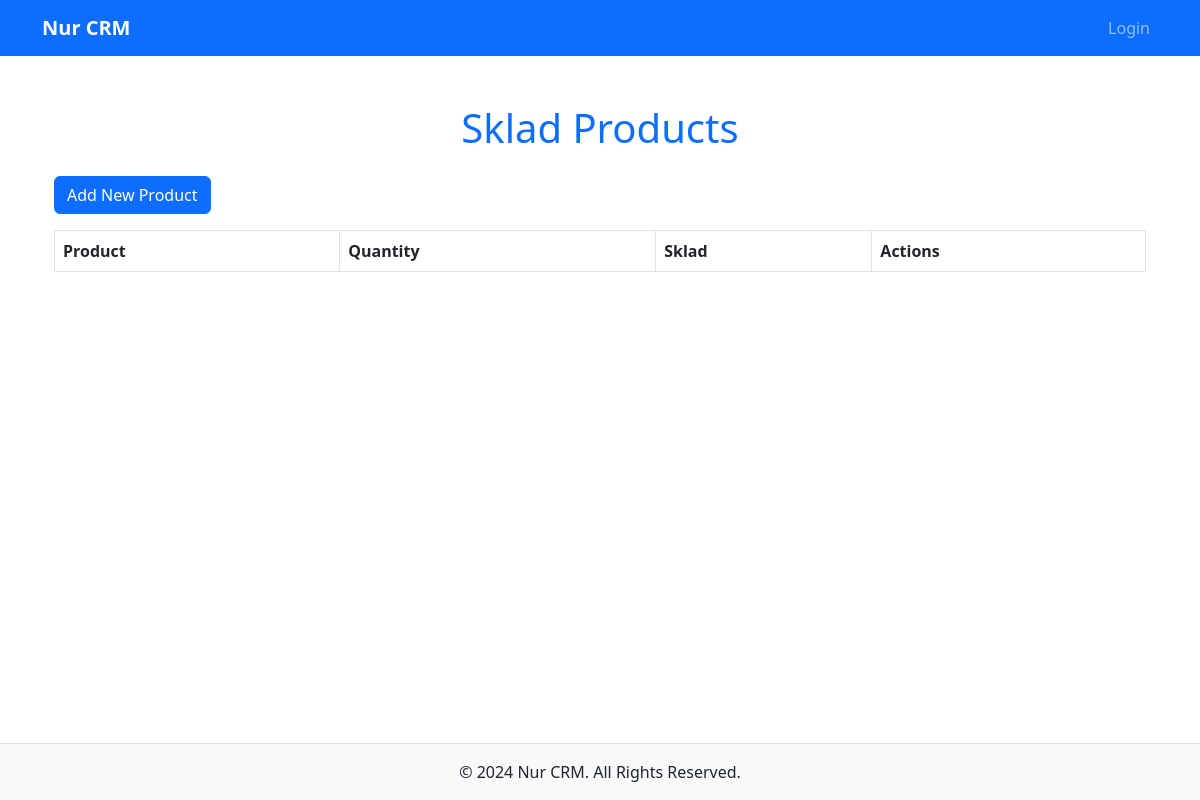
Before: /nur/sklad-products/ with the older database file.
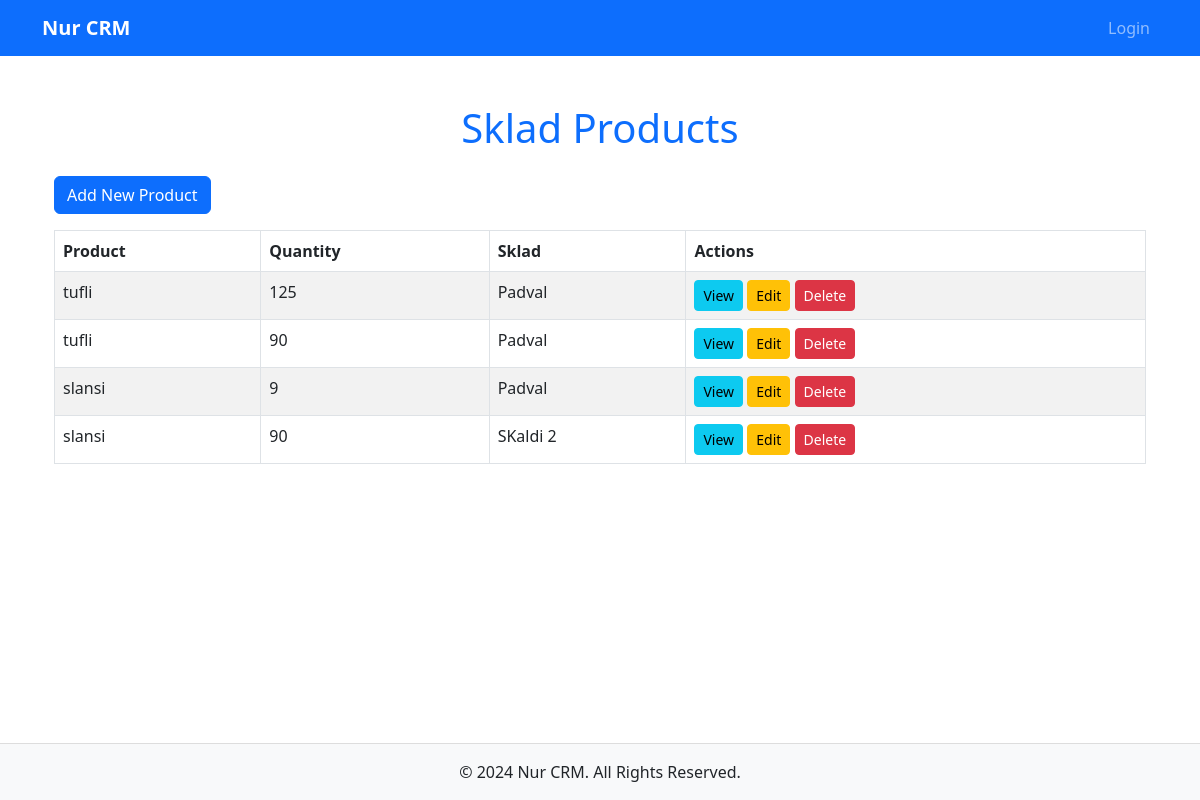
After: the same page with the newer database file.
### Nur/models.py (models this page shows, shortened)
class SkladProduct(models.Model):
    sklad = models.ForeignKey("Nur.Sklad", on_delete=models.CASCADE, related_name="sklad_products")
    product = models.ForeignKey("Nur.Product", on_delete=models.CASCADE, related_name="sklad_products")
    quantity = models.PositiveIntegerField(default=0)
    is_active = models.BooleanField(default=True)

class Product(models.Model):
    user = models.ForeignKey("Nur.CustomUser", on_delete=models.CASCADE)
    category = models.ForeignKey("Nur.Category", on_delete=models.CASCADE, related_name="products")
    title = models.CharField(max_length=50, null=True, blank=True)
    index = models.CharField(max_length=50, unique=True, db_index=True, help_text="Unique identifier for the product")
    colour = models.ForeignKey("Nur.Colour", on_delete=models.CASCADE, related_name="products")
    price = models.DecimalField(max_digits=15, decimal_places=2, help_text="Current product price")
    cost_price = models.DecimalField(max_digits=15, decimal_places=2, help_text="Product cost price")  # Add this field
    up_to = models.DecimalField(max_digits=15, decimal_places=2, validators=[MinValueValidator(0)], help_text="Maximum quantity available")
    sold = models.DecimalField(max_digits=15, decimal_places=2, validators=[MinValueValidator(0)], help_text="Total quantity sold")
    created_at = models.DateTimeField(auto_now_add=True)
    updated_at = models.DateTimeField(auto_now=True)
    is_active = models.BooleanField(default=True)

class Sklad(models.Model):
    name = models.CharField(max_length=50)
    location = models.CharField(max_length=50)
    is_active = models.BooleanField(default=True)

### Nur/views.py (the view)
# urls.py: path('sklad-products/', SkladProductListView.as_view(), name='sklad-product-list'),
class SkladProductListView(generic.ListView):
    model = SkladProduct
    template_name = 'skladproduct/sklad_product_list.html'
    context_object_name = 'sklad_products'

### templates/skladproduct/sklad_product_list.html (shortened to what this page needs)
{% extends 'main/base.html' %}
{% block content %}
    <div class="container mt-4">
        <h1 class="text-center text-primary mb-4">Sklad Products</h1>
        <a href="{% url 'sklad-product-create' %}" class="btn btn-primary mb-3"> Add New Product</a>
        <div class="table-responsive">
            <table class="table table-bordered table-striped table-hover">
                <thead class="thead-dark">
                    <tr>
                        <th>Product</th>
                        <th>Quantity</th>
                        <th>Sklad</th>
                        <th>Actions</th>
                    </tr>
                </thead>
                <tbody>
                    {% for sklad_product in sklad_products %}
                        <tr>
                            <td>{{ sklad_product.product.title }}</td>
                            <td>{{ sklad_product.quantity }}</td>
                            <td>{{ sklad_product.sklad.name }}</td>
                            <td>
                                <a href="{% url 'sklad-product-detail' sklad_product.id %}" class="btn btn-info btn-sm">
                                     View
                                </a>
                                <a href="{% url 'sklad-product-update' sklad_product.id %}" class="btn btn-warning btn-sm">
                                     Edit
                                </a>
                                <a href="{% url 'sklad-product-delete' sklad_product.id %}" class="btn btn-danger btn-sm">
                                     Delete
                                </a>
                            </td>
                        </tr>
                    {% endfor %}
                </tbody>
            </table>
        </div>
    </div>
{% endblock %}

### templates/main/base.html (shortened to what this page needs)
<!DOCTYPE html>
{% load static %}
<html lang="en">
<head>
    <link href="https://cdn.jsdelivr.net/npm/bootstrap@5.3.0/dist/css/bootstrap.min.css" rel="stylesheet">
</head>
<body>
    <header class="navbar navbar-expand-lg navbar-dark bg-primary">
        <div class="container">
            {% if user.is_authenticated %}
                <a class="navbar-brand fw-bold d-flex align-items-center" href="#" id="navbarDropdown" role="button" data-bs-toggle="dropdown" aria-expanded="false">
                    <span>{{ user.username }}</span>
                </a>
                <ul class="dropdown-menu" aria-labelledby="navbarDropdown">
                    <li><a class="dropdown-item" href="{% url 'profile' user.id %}">Profile</a></li>
                    <li><a class="dropdown-item" href="{% url 'product-list' %}">Products</a></li>
                    <li><a class="dropdown-item" href="{% url 'client-list' %}">Clients</a></li>
                    <li><a class="dropdown-item" href="{% url 'order-list' %}">Orders</a></li>
                    <li><a class="dropdown-item" href="{% url 'sklad-list' %}">Sklad</a></li>
                    <li><a class="dropdown-item" href="/logout/">Logout</a></li>
                </ul>
            {% else %}
                <a class="navbar-brand fw-bold" href="{% url 'home' %}">Nur CRM</a>
            {% endif %}
            <div class="collapse navbar-collapse" id="navbarNav">
                <ul class="navbar-nav ms-auto">
                    {% if user.is_authenticated %}
                        <li class="nav-item">
                            <a class="nav-link" href="{% url 'dashboard' %}">Dashboard</a>
                        </li>
                        <li class="nav-item dropdown">
                            <a class="nav-link dropdown-toggle" href="#" id="shopDropdown" role="button" data-bs-toggle="dropdown" aria-expanded="false">
                                Shop
                            </a>
                            <ul class="dropdown-menu" aria-labelledby="shopDropdown">
                                <li><a class="dropdown-item" href="{% url 'shop-home' %}">Categories</a></li>
                                <li><a class="dropdown-item" href="{% url 'cart' %}">Cart</a></li>
                                <li><a class="dropdown-item" href="{% url 'checkout' %}">Checkout</a></li>
                            </ul>
                        </li>
                    {% else %}
                        <li class="nav-item">
                            <a class="nav-link" href="/login/">Login</a>
                        </li>
                    {% endif %}
                </ul>
            </div>
        </div>
    </header>
    <main class="container my-4">
        {% block content %}{% endblock %}
    </main>
    <footer class="bg-light text-center py-3">
        <div class="container">
            <p class="mb-0">&copy; 2024 Nur CRM. All Rights Reserved.</p>
        </div>
    </footer>
</body>
</html>

### templates/main/base.html (style rules this page uses)
.navbar { position: fixed; top: 0; left: 0; width: 100%; z-index: 9999; padding: 0.5rem 1rem; }
body { padding-top: 56px; min-height: 100vh; display: flex; flex-direction: column; }
main { flex: 1; }
footer { border-top: 1px solid #ddd; }

Changed rows visible on the page:
added SkladProduct: product "tufli", quantity "125", sklad.name "Padval"
added SkladProduct: product "tufli", quantity "90", sklad.name "Padval"
added SkladProduct: product "slansi", quantity "9", sklad.name "Padval"
added SkladProduct: product "slansi", quantity "90", sklad.name "SKaldi 2"
